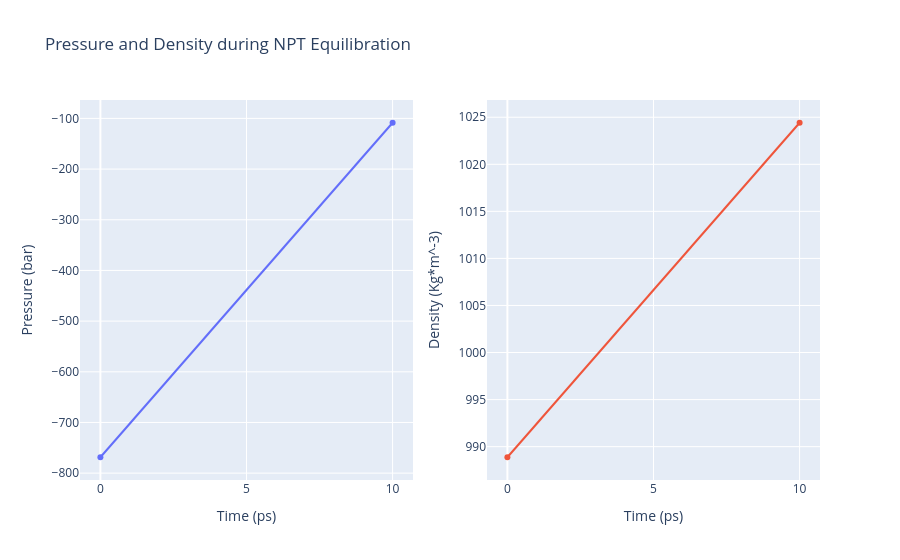

Notebook source saved alongside this figure:
### Code cell
# GMXEnergy: Getting system pressure and density by time during NPT Equilibration  
from biobb_analysis.gromacs.gmx_energy import gmx_energy

# Create prop dict and inputs/outputs
AWH_output_npt_pd_xvg = AWH_dir / f'{ref}_npt_PD.xvg'
prop = {
    'terms':  ["Pressure","Density"],
    'binary_path' : binary_path
}

# Create and launch bb
gmx_energy(input_energy_path=AWH_output_npt_edr, 
          output_xvg_path=AWH_output_npt_pd_xvg, 
          properties=prop
)

# Read pressure and density data from file 
with open(AWH_output_npt_pd_xvg,'r') as pd_file:
    x,y,z = map(
        list,
        zip(*[
            (float(line.split()[0]),float(line.split()[1]),float(line.split()[2]))
            for line in pd_file 
            if not line.startswith(("#","@")) 
        ])
    )

plotly.offline.init_notebook_mode(connected=True)

trace1 = go.Scatter(x=x,y=y)
trace2 = go.Scatter(x=x,y=z)

fig = subplots.make_subplots(rows=1, cols=2, print_grid=False)
fig.append_trace(trace1, 1, 1)
fig.append_trace(trace2, 1, 2)

fig['layout']['xaxis1'].update(title='Time (ps)')
fig['layout']['xaxis2'].update(title='Time (ps)')
fig['layout']['yaxis1'].update(title='Pressure (bar)')
fig['layout']['yaxis2'].update(title='Density (Kg*m^-3)')
fig['layout'].update(title='Pressure and Density during NPT Equilibration')
fig['layout'].update(showlegend=False)

plotly.offline.iplot(fig)

### Figure 1 — Plotly figure (JSON) as saved in the notebook; plotly's stock layout.template omitted (floating-point values rounded to 4 significant figures)
{"data": [{"type": "scatter", "x": [0, 10], "xaxis": "x", "y": [-768.6, -108.6], "yaxis": "y"}, {"type": "scatter", "x": [0, 10], "xaxis": "x2", "y": [988.9, 1024.0], "yaxis": "y2"}], "layout": {"showlegend": false, "title": {"text": "Pressure and Density during NPT Equilibration"}, "xaxis": {"anchor": "y", "domain": [0, 0.45], "title": {"text": "Time (ps)"}}, "xaxis2": {"anchor": "y2", "domain": [0.55, 1], "title": {"text": "Time (ps)"}}, "yaxis": {"anchor": "x", "domain": [0, 1], "title": {"text": "Pressure (bar)"}}, "yaxis2": {"anchor": "x2", "domain": [0, 1], "title": {"text": "Density (Kg*m^-3)"}}}}
